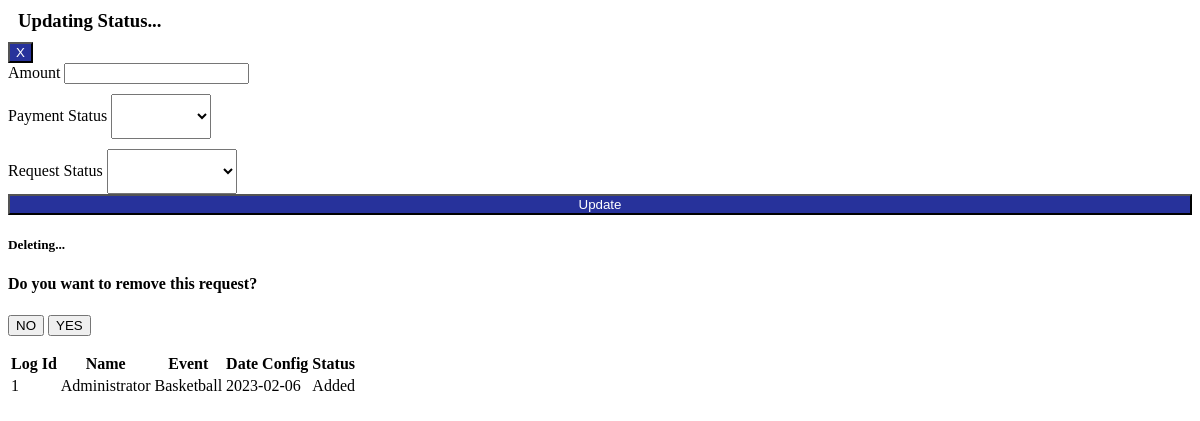
Page /sql/logs/program_logs.php on the earlier database version.
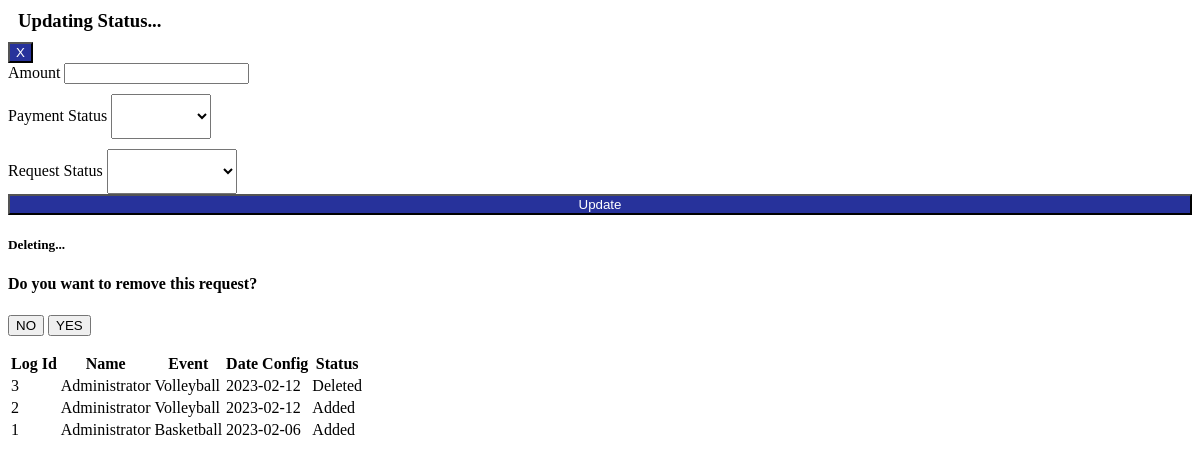
Same page on the later database version.
### tables this page shows
CREATE TABLE `tbl_logs_programs` (
  `log_id` int(11) NOT NULL,
  `acc_id` text NOT NULL,
  `fullname` text NOT NULL,
  `event_title` text NOT NULL,
  `date_config` text NOT NULL,
  `status` text NOT NULL
);

### sql/logs/program_logs.php (the view, shortened to what this page needs)
<html>
<div class="modal fade" id="editmodal" tabindex="-1" role="dialog" aria-labelledby="exampleModalLabel" aria-hidden="true">
    <div class="modal-dialog" role="document">
        <div class="modal-content">
            <div class="modal-header">
                <h3 style="font-weight:600; margin: 10px;"id="exampleModalLabel">Updating Status...</h3>
                <button type="button" style="background: #27329b; color:white;" class="btn" data-dismiss="modal" aria-label="Close">
                    X
                </button>
            </div>
            <form action="../sql/request_clearance_update.php" method="POST">
                <div class="modal-body">
                    <div class="col-12">
                        <label>Amount</label>
                        <input type="text" name="amount" id="amount" class="form-control">
                    </div>
                    <div class="col-sm-12 form-group" style="margin-top: 10px">
                            <label>Payment Status</label>
                            <select style="padding:13px;" class="form-control form-select" name="payment_status" id="inputGroupSelect01" required>
                                    <option selected id="payment_status" value=""></option>
                                    <option value="Not Paid">Not Paid</option>
                                </select>
                            </div>
                            <div class="col-sm-12 form-group" style="margin-top: 10px">
                              <label>Request Status</label>
                              <select style="padding:13px;" class="form-control form-select" name="request_status" id="request_status inputGroupSelect01" required>
                                    <option selected value=""></option>
                                    <option value="Not Approved">Not Approved</option>
                                </select>
                            </div>
                </div>
                <div class="modal-footer">
                    <button type="submit" name="updatedata" style="background: #27329b; color:white;width: 100%" class="btn successbtn">Update</button>
                </div>
            </form>
        </div>
    </div>
</div>
    <div class="modal fade" id="deletemodal" tabindex="-1" role="dialog" aria-labelledby="exampleModalLabel"
        aria-hidden="true">
        <div class="modal-dialog" role="document">
            <div class="modal-content">
                <div class="modal-header">
                    <h5 class="modal-title" id="exampleModalLabel"> Deleting... </h5>
                </div>
                <form action="../sql/request_remove/request_clearance_remove.php" method="POST">
                    <div class="modal-body">
                        <h4> Do you want to remove this request?</h4>
                    </div>
                    <div class="modal-footer">
                        <button type="button" class="btn btn-secondary" data-dismiss="modal"> NO </button>
                        <button type="submit" name="deletedata" class="btn btn-primary"> YES</button>
                    </div>
                </form>
            </div>
        </div>
    </div>
</html>
<?php
$connect = new PDO("mysql:host=localhost; dbname=bmsims", "root", "");
$limit = '1000000';
if($_POST['page'] > 1)
{
  $start = (($_POST['page'] - 1) * $limit);
  $page = $_POST['page'];
}
else
{
  $start = 0;
}
$query = "
SELECT * FROM tbl_logs_programs
";
$query .= 'ORDER BY log_id DESC ';
$filter_query = $query . 'LIMIT '.$start.', '.$limit.'';
$statement = $connect->prepare($query);
$statement->execute();
$total_data = $statement->rowCount();
$statement = $connect->prepare($filter_query);
$statement->execute();
$result = $statement->fetchAll();
$output = '
<table class="table sticky">
  <tr>
    <th hidden>Request ID</th>
    <th>Log Id</th>
    <th hidden>Account Id</th>
    <th>Name</th>
    <th>Event</th>
    <th>Date Config</th>
    <th>Status</th>
  </tr>
';
if($total_data > 0)
{
  foreach($result as $row)
  {
    $output .= '
    <tr>
      <td hidden>'.$row["log_id"].'</td>
      <td>'.$row["log_id"].'</td>
      <td hidden>'.$row["acc_id"].'</td>
      <td>'.$row["fullname"].'</td>
      <td>'.$row["event_title"].'</td>
      <td>'.$row["date_config"].'</td>
      <td>'.$row["status"].'</td>
      </tr>
    ';
  }
}
else
{
  $output .= '
  <tr>
    <td colspan="2" align="center">No Data Found</td>
  </tr>
  ';
}
$output .= '
</table>
<br />
<div align="center">
  <ul class="pagination">
';
$output .= '
  </ul>
</div>
';
echo $output;
?>

Differences in the rows shown:
added tbl_logs_programs: log_id "3", fullname "Administrator", event_title "Volleyball", date_config "2023-02-12", status "Deleted"
added tbl_logs_programs: log_id "2", fullname "Administrator", event_title "Volleyball", date_config "2023-02-12", status "Added"
